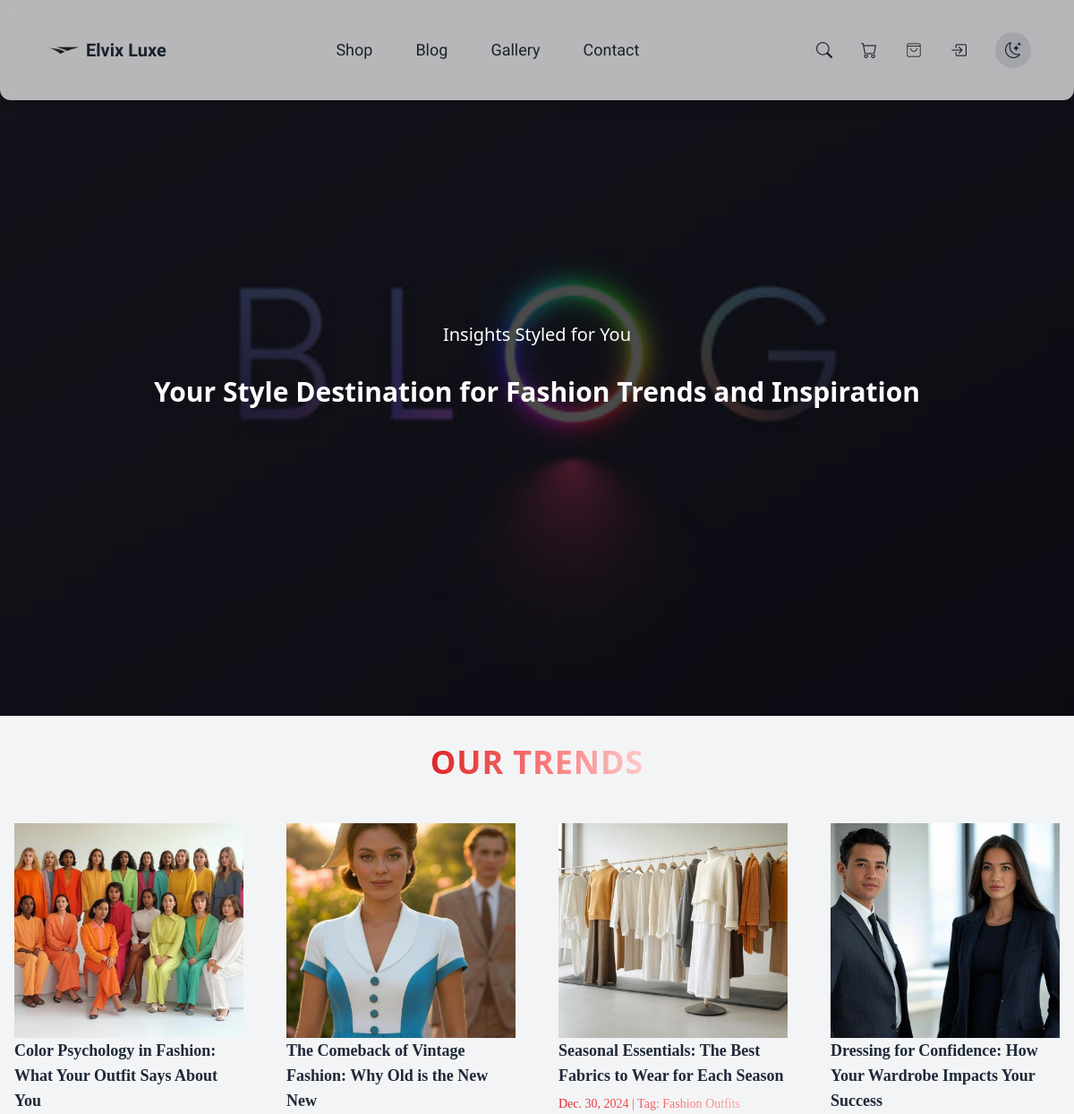
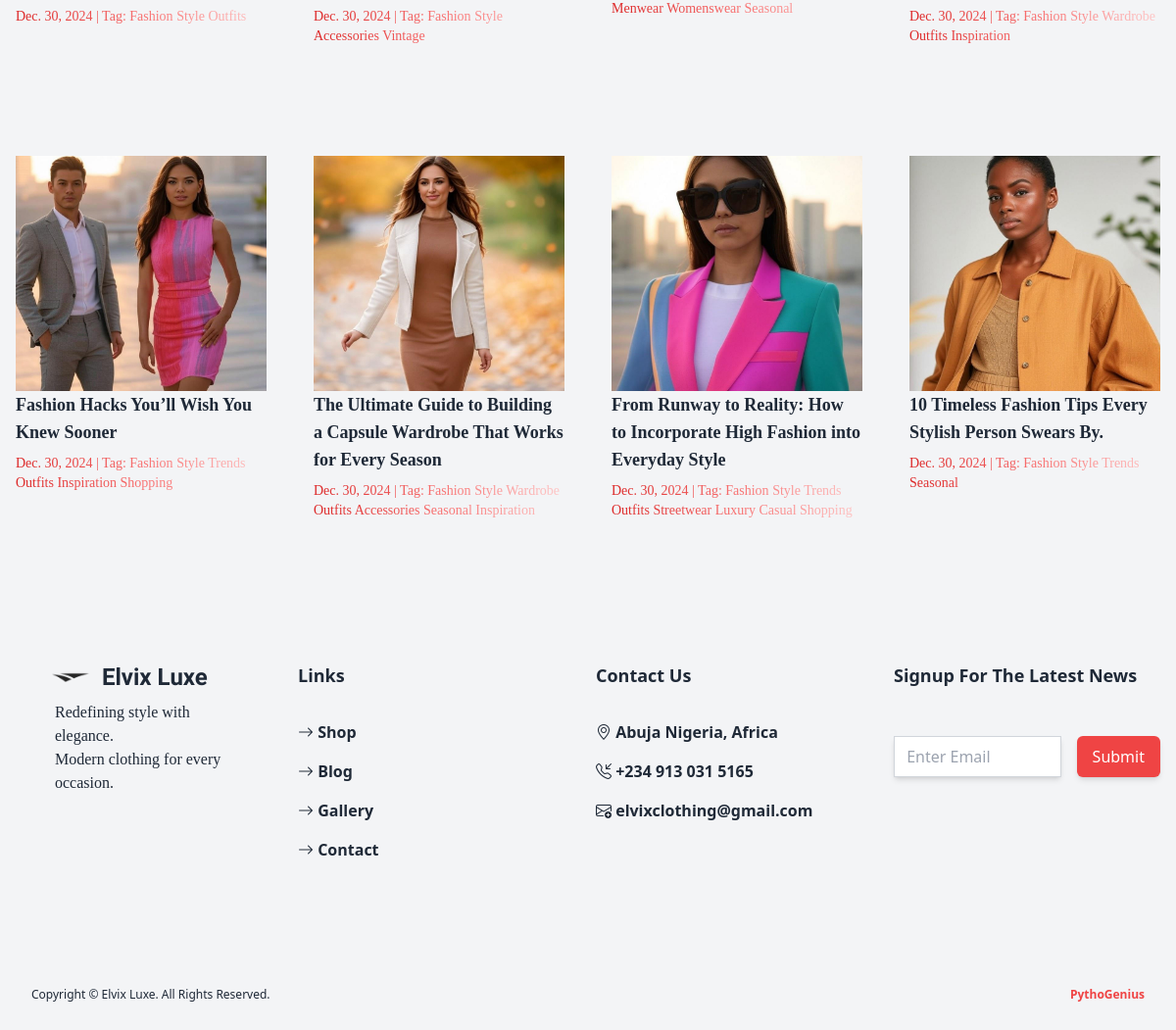
Screenshot of /blog/ with the database file from the repository (2 pictures, top to bottom).
### shop/models.py (models this page shows, shortened)
class Post(models.Model):
    title = models.CharField(max_length=300)
    body = models.TextField()
    image = models.ImageField(upload_to='media/', null=True, blank=True)
    created_on = models.DateTimeField(auto_now_add=True)
    categories = models.ManyToManyField('Category', related_name='posts')

### shop/views.py (the view)
# urls.py: 2. Add a URL to urlpatterns:  path('blog/', include('blog.urls'))
def blog(request):
    posts = Post.objects.all().order_by('-created_on')
    if request.method  == 'POST':
        form = NewsletterForm(request.POST)
        if form.is_valid():
            form.save()
            return render(request, 'pages/success.html')
    newsletter = NewsletterForm()
    context = {
        'posts': posts,
        'title': 'Your Style Destination for Fashion Trends and Inspiration',
        'newsletter': newsletter,
    }
    return render(request, 'pages/blog.html', context)

### shop/forms.py
class NewsletterForm(forms.ModelForm):
    class Meta:
        model = Newsletter
        fields = ['email']

### shop/templates/pages/blog.html (shortened to what this page needs)
{% load static %}
{% load humanize %}
{% load widget_tweaks %}
<!DOCTYPE html>
<html lang="en">
    <head>
        <link rel = 'stylesheet' href='https://unpkg.com/boxicons@2.1.4/css/boxicons.min.css'>
        <link rel = 'stylesheet' href='https://cdn.jsdelivr.net/npm/bootstrap-icons@1.11.3/font/bootstrap-icons.min.css'>
        <link href="https://cdn.jsdelivr.net/npm/tailwindcss@2.2.19/dist/tailwind.min.css" rel="stylesheet">
        <link rel="stylesheet" href="{% static 'src/styles.css' %}">
        <link rel="stylesheet" href="{% static 'style.css' %}">
    </head>
    <body class="">
        <main>
            <div class="h-screen w-full bg-cover bg-center relative" style="background-image: url(../../static/blog.jpg);">
                <div class="absolute inset-0 bg-black bg-opacity-70"></div>
                <header class="absolute top-0 w-full">
                    <div class="px-2 py-2 lg:px-0 lg:py-0">
                        <div class="flex justify-between items-center backdrop-blur-md bg-white opacity-70 rounded-xl p-4 shadow-lg lg:rounded-tl-none lg:rounded-tr-none sticky top-0 z-50">
                            <div class="flex -ml-12 lg:-ml-0">
                                <a href="/" class="flex items-center">
                                    <img src="{% static 'elvix.png' %}" alt="Elvix Logo" class="h-20 w-28 object-contain">
                                    <span class="text-md lg:text-xl font-magnolia text-gray-800 font-bold -ml-8">
                                        Elvix Luxe
                                    </span>
                                </a>
                            </div>
                            <nav class="hidden lg:flex lg:mr-2 lg:gap-12 lg:text-gray-800 lg:text-lg font-magnolia">
                                <a href="/" class="hover:text-gray-600 transition">Shop</a>
                                <a href="{% url 'blog' %}" class="hover:text-gray-600 transition">Blog</a>
                                <a href="{% url 'gallery' %}" class="hover:text-gray-600 transition">Gallery</a>
                                <a href="{% url 'contact_us' %}" class="hover:text-gray-600 transition">Contact</a>
                            </nav>
                            <div class="hidden lg:flex items-center mr-8 gap-8 text-gray-800 text-lg font-bold">
                                <a href="#" class="hover:text-gray-600 transition" id="search-icon">
                                    <i class="bi bi-search"></i>
                                </a>
                                <a href="{% url 'cart' %}" class="hover:text-gray-600 transition"><i class="bi bi-cart"></i></a>
                                <a href="{% url 'orders' %}" class="hover:text-gray-600 transition">
                                </a>
                                <a class="-mr-8">
                                    {% if user.is_authenticated %}
                                        <a class='hover:text-gray-600 transition' href="{% url 'logout' %}"><i class="bi bi-box-arrow-in-left"></i></a>
                                    {% else %}
                                        <a class='hover:text-gray-600 transition' href="{% url 'login' %}"><i class="bi bi-box-arrow-in-right"></i></a>
                                    {% endif %}
                                </a>
                                <button id="modeSwitch" class="p-2 w-10 h-10 rounded-full bg-gray-200 hover:bg-gray-300 dark:bg-gray-800 dark:text-gray-200 transition flex items-center justify-center">
                                    <i id="themeIcon" class="bi bi-moon-stars"></i>
                                </button>
                            </div>
                        </div>
                        <div class="flex items-center justify-center h-screen text-white">
                            <div class="text-center -mt-52">
                                <h2 class="text-xl font-medium mb-4 lg:mb-8">Insights Styled for You</h2>
                                <h2 class="text-3xl font-bold">Your Style Destination for Fashion Trends and Inspiration</h2>
                            </div>
                        </div>
                    </div>
                </header>
            </div>
        </main>
        <div class="flex justify-center mt-8">
            <h2 class="text-2xl sm:text-3xl lg:text-4xl text-center font-bold uppercase tracking-wide bg-gradient-to-r from-red-600 via-red-400 to-red-200 bg-clip-text text-transparent"> Our Trends </h2>
        </div>
        <div class="-mt-8 mb-16 lg:mb-24 font-serif">
            {% block posts %}
                <div class="grid grid-cols-1 sm:grid-cols-2 lg:grid-cols-4 gap-4">
                    {% for post in posts %}
                        <div class="mt-16 p-4 w-full">
                            <div>
                                <a href="{% url 'blog_details' post.pk %}"><img src="{{ post.image.url }}" class='w-full h-68 lg:h-60 object-cover'></a>
                            </div>
                            <h3 class="text-lg font-bold hover:text-red-500 transition">
                                <a href="{% url 'blog_details' post.pk %}">{{ post.title }}</a>
                            </h3>
                            <p class="text-sm mt-2 bg-gradient-to-r from-red-600 via-red-400 to-red-200 bg-clip-text text-transparent">
                                {% for category in post.categories.all %}
                                    <a href="{% url 'blog_category' category.name %}">{{ category.name }}</a>
                                {% endfor %}
                            </p>
                        </div>
                    {% endfor %}
                </div>
            {% endblock %}
        </div>
        <footer class="relative w-full py-8">
            <div class="ml-6 md:ml-8 lg:ml-0">
                <div class="grid grid-cols-1 lg:grid-cols-4 justify-evenly items-start gap-4">
                    <div class="-ml-12 lg:ml-2 lg:-mt-8">
                        <a href="/" class="flex items-center" aria-label="Homepage">
                            <img src="{% static 'elvix.png' %}" alt="Elvix Logo" class="h-24 w-32 object-contain">
                            <span class="text-md lg:text-2xl font-magnolia font-bold -ml-8">
                                Elvix Luxe
                            </span>
                        </a>
                        <p class="whitespace-pre-line m-12 -mt-12 text-left font-[poppins]">
                            Redefining style with elegance.
                            Modern clothing for every occasion.
                        </p>
                    </div>
                    <div class="mb-12 lg:mb-0">
                        <h2 class="text-lg mb-4 lg:mb-8 font-bold">Links</h2>
                        <ul class="font-bold space-y-4 text-left">
                            <li><a href="/"><i class="bi bi-arrow-right"></i> Shop</a></li>
                            <li><a href="{% url 'blog' %}"><i class="bi bi-arrow-right"></i> Blog</a></li>
                            <li><a href="{% url 'gallery' %}"><i class="bi bi-arrow-right"></i> Gallery</a></li>
                            <li><a href="{% url 'contact_us' %}"><i class="bi bi-arrow-right"></i> Contact</a></li>
                        </ul>
                    </div>
                    <div class="mb-12 lg:mb-0">
                        <h2 class="text-lg mb-4 lg:mb-8 font-bold">Contact Us</h2>
                        <ul class="font-bold space-y-4 text-left">
                            <li><i class="bi bi-geo-alt"></i> Abuja Nigeria, Africa</li>
                            <li><i class="bi bi-telephone-inbound"></i> +234 913 031 5165</li>
                            <li><i class="bi bi-envelope-plus"></i> elvixclothing@gmail.com</li>
                        </ul>
                    </div>
                    <div class="mb-12 lg:mb-0">
                        <h2 class="md:text-lg mb-4 lg:mb-8 font-bold">Signup For The Latest News</h2>
                        <div>
                            <form method='POST' novalidate class='space-y-4 flex mr-4'>
                                {{ newsletter.email|add_class:'mt-1 block w-3/4 border border-gray-300 rounded-xs shadow-md p-2 outline-none'|attr:'placeholder: Enter Email'}}
                                <button type="submit" class="bg-red-500 hover:bg-red-600 text-white rounded-md px-4 py-2 font-medium shadow-md hover:shadow-lg transition md:ml-4">Submit</button>
                            </form>
                        </div>
                    </div>
                </div>
            </div>
            <div class='mt-16 lg:mt-32 flex justify-between px-2 lg:px-8 text-xs'>
                <h2> Copyright © Elvix Luxe. All Rights Reserved. </h2>
                <h2><a href="https://github.com/Stephen842" class='text-red-500 font-bold'> PythoGenius </a></h2>
            </div>
        </footer>
    </body>
</html>

### shop/static/style.css (style rules this page uses)
* { box-sizing: border-box; margin: 0; padding: 0; max-width: 100%; }
html { scrollbar-width: none; }
body { overflow: -moz-scrollbars-none; overflow-y: scroll; background-color: var(--bg-color); color: var(--text-color); transition: background-color 0.3s, color 0.3s; }
img { pointer-events: none; user-select: none; }
:root { --bg-color: #f3f4f6; --text-color: #1f2937; }

### rows the page displays
Post: image (picture), title "Color Psychology in Fashion: What Your Outfit Says About You"
Post: image (picture), title "The Comeback of Vintage Fashion: Why Old is the New New"
Post: image (picture), title "Seasonal Essentials: The Best Fabrics to Wear for Each Season"
Post: image (picture), title "Dressing for Confidence: How Your Wardrobe Impacts Your Success"
Post: image (picture), title "Fashion Hacks You’ll Wish You Knew Sooner"
Post: image (picture), title "The Ultimate Guide to Building a Capsule Wardrobe That Works for Every Season"
Post: image (picture), title "From Runway to Reality: How to Incorporate High Fashion into Everyday Style"
Post: image (picture), title "10 Timeless Fashion Tips Every Stylish Person Swears By."
